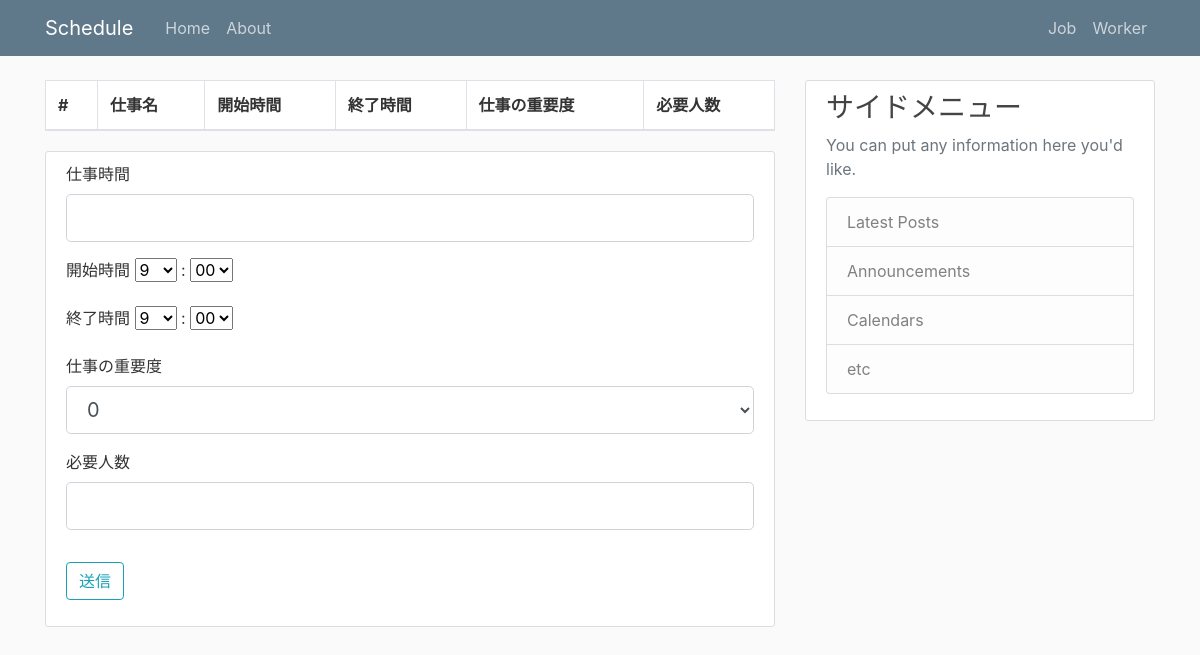
The page /job on the database as committed earlier.
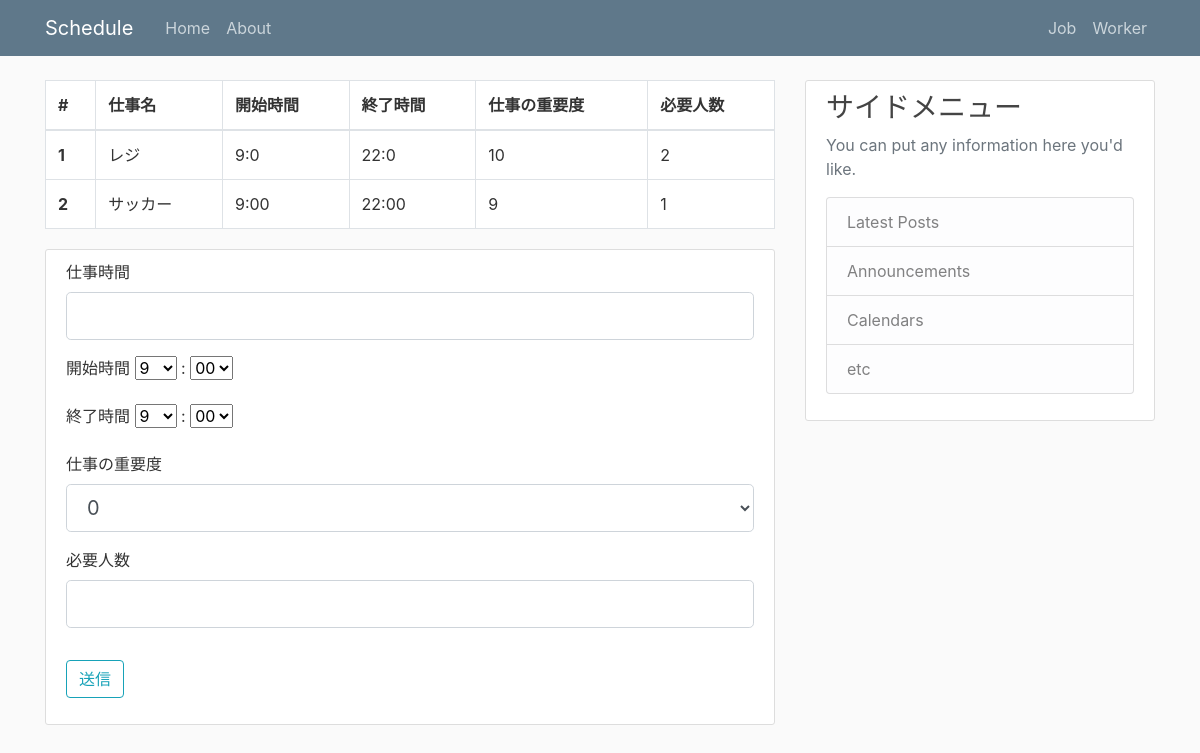
The same page on the database as committed later.
### flask_schedule/models.py (models this page shows, shortened)
class Job(db.Model):
  id = db.Column(db.Integer, primary_key=True)
  jobname = db.Column(db.String(20), unique=True, nullable=False)
  starttime = db.Column(db.String(10))
  endtime = db.Column(db.String(10))
  priorty = db.Column(db.String(3))
  required_number = db.Column(db.Integer)

### flask_schedule/routes.py (the view, shortened to what this page needs)
@app.route('/job', methods=['GET', 'POST'])
def job():
  jobs = Job.query.all()
  form = JobForm()
  hour = hourlist
  minutes = minuteslist
  form.starttime_hour.choices = hourlist
  form.starttime_minutes.choices = minuteslist
  form.endtime_hour.choices = hourlist
  form.endtime_minutes.choices = minuteslist
  form.priorty.choices = priorty_list
  if request.method == "GET":
    return render_template('job.html',form=form,jobs=jobs)

### flask_schedule/forms.py
class JobForm(FlaskForm):
  jobname = StringField('仕事時間',validators=[DataRequired(), Length(min=2, max=20)])
  starttime_hour = SelectField('開始時間',validators=[DataRequired()])
  starttime_minutes = SelectField(':',validators=[DataRequired()])
  endtime_hour = SelectField('終了時間',validators=[DataRequired()])
  endtime_minutes = SelectField(':',validators=[DataRequired()])
  required_number = IntegerField('必要人数', validators=[DataRequired()])
  priorty = SelectField('仕事の重要度',validators=[DataRequired()])
  submit = SubmitField('送信')

### flask_schedule/templates/job.html (shortened to what this page needs)
{% extends "layout.html" %}
{% block content %}
  <table class="table table-bordered content-section">
    <thead>
      <tr>
        <th scope="col">#</th>
        <th scope="col">仕事名</th>
        <th scope="col">開始時間</th>
        <th scope="col">終了時間</th>
        <th scope="col">仕事の重要度</th>
        <th scope="col">必要人数</th>
      </tr>
    </thead>
    <tbody>
      {% for job in jobs %}
      <tr>
        <th scope="row">{{ job.id }}</th>
        <td>{{ job.jobname }}</td>
        <td>{{ job.starttime }}</td>
        <td>{{ job.endtime }}</td>
        <td>{{ job.priorty }}</td>
        <td>{{ job.required_number }}</td>
      </tr>
      {% endfor %}
    </tbody>
  </table>
  <div class="content-section">
    <form method="POST" action="">
      <div class="form-group">
        <fieldset class="form-group">
          <div class="form-group">
            {{ form.jobname.label(class="form-control-label")}}
            {{ form.jobname(class="form-control form-control-lg") }}
          </div>
          <div class="form-group">
            {{ form.starttime_hour.label()}}
            {{ form.starttime_hour() }}
            {{ form.starttime_minutes.label()}}
            {{ form.starttime_minutes() }}
          </div>
          <div class="form-group">
            {{ form.endtime_hour.label()}}
            {{ form.endtime_hour() }}
            {{ form.endtime_minutes.label()}}
            {{ form.endtime_minutes() }}
          </div>
          <div class="form-group">
            {{ form.priorty.label(class="form-control-label")}}
            {{ form.priorty(class="form-control form-control-lg") }}
          </div>
          <div class="form-group">
            {{ form.required_number.label(class="form-control-label")}}
            {{ form.required_number(class="form-control form-control-lg") }}
          </div>
        </fieldset>
      </div>
      <div class="form-group">
        {{ form.submit(class="btn btn-outline-info") }}
      </div>
    </form>
  </div>
{% endblock %}

### flask_schedule/templates/layout.html (shortened to what this page needs)
<!DOCTYPE html>
<html lang="en">
<head>
    <link rel="stylesheet" href="https://stackpath.bootstrapcdn.com/bootstrap/4.1.3/css/bootstrap.min.css">
    <link rel="stylesheet" type="text/css" href="{{ url_for('static', filename='main.css') }}">
</head>
<body>
  <header class="site-header">
    <nav class="navbar navbar-expand-md navbar-dark bg-steel fixed-top">
      <div class="container">
        <a class="navbar-brand mr-4" href="/">Schedule</a>
        <div class="collapse navbar-collapse" id="navbarToggle">
          <div class="navbar-nav mr-auto">
            <a class="nav-item nav-link" href="{{ url_for('hello') }}">Home</a>
            <a class="nav-item nav-link" href="{{ url_for('hello') }}">About</a>
          </div>
          <div class="navbar-nav">
            <a class="nav-item nav-link" href="{{ url_for('job') }}">Job</a>
            <a class="nav-item nav-link" href="{{ url_for('worker') }}">Worker</a>
          </div>
        </div>
      </div>
    </nav>
  </header>
  <main role="main" class="container">
    <div class="row">
      <div class="col-md-8">
        {% block content %}{% endblock %}
      </div>
      <div class="col-md-4">
        <div class="content-section">
          <h3>サイドメニュー</h3>
          <p class='text-muted'>You can put any information here you'd like.
            <ul class="list-group">
              <li class="list-group-item list-group-item-light">Latest Posts</li>
              <li class="list-group-item list-group-item-light">Announcements</li>
              <li class="list-group-item list-group-item-light">Calendars</li>
              <li class="list-group-item list-group-item-light">etc</li>
            </ul>
          </p>
        </div>
      </div>
    </div>
  </main>
</body>
</html>

### flask_schedule/static/main.css (style rules this page uses)
body { background: #fafafa; color: #333333; margin-top: 5rem; }
h1, h2, h3, h4, h5, h6 { color: #444444; }
.bg-steel { background-color: #5f788a; }
.site-header .navbar-nav .nav-link { color: #cbd5db; }
.content-section { background: #ffffff; padding: 10px 20px; border: 1px solid #dddddd; border-radius: 3px; margin-bottom: 20px; }

Rows that differ between the two databases and show on the page:
added Job: id "1", jobname "レジ", starttime "9:0", endtime "22:0", priorty "10", required_number "2"
added Job: id "2", jobname "サッカー", starttime "9:00", endtime "22:00", priorty "9", required_number "1"
